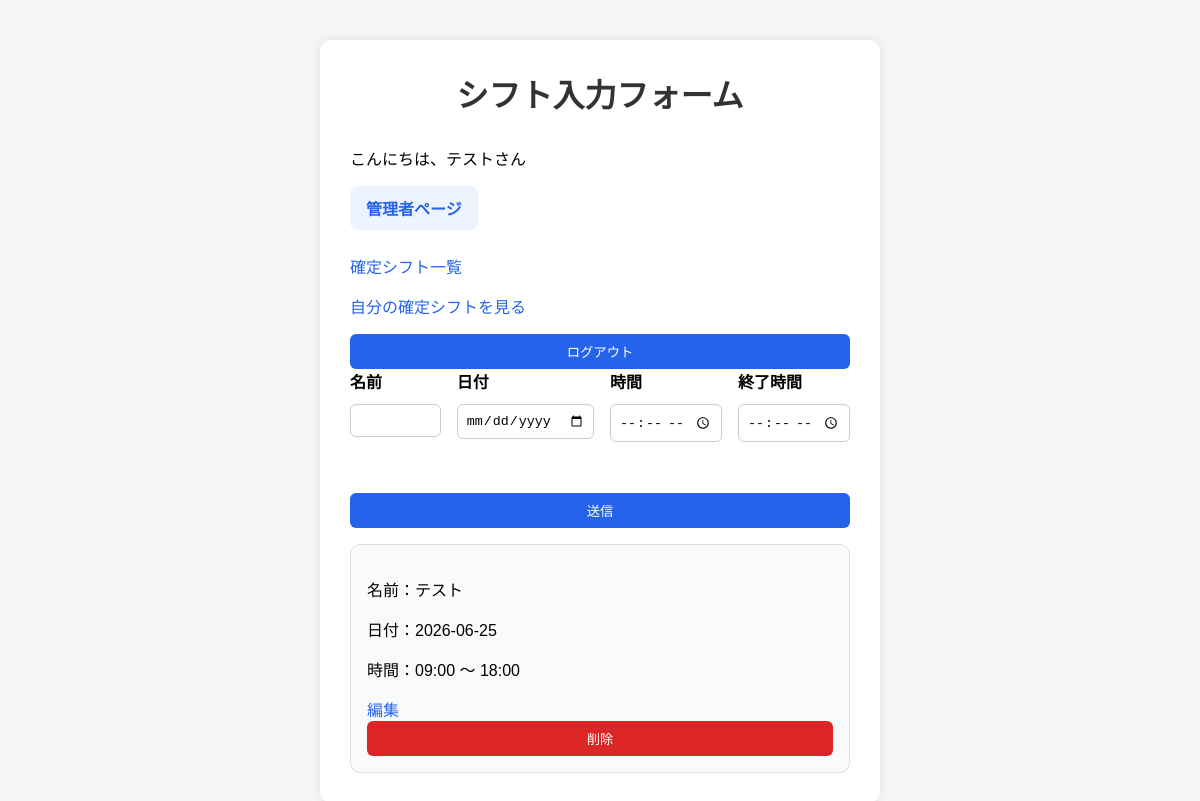
The page / (signed in) on the database its author committed.
### tables this page shows
CREATE TABLE users (
            id INTEGER PRIMARY KEY AUTOINCREMENT,
            username TEXT UNIQUE,
            password TEXT,
            role TEXT
        );

CREATE TABLE shifts (
            id INTEGER PRIMARY KEY AUTOINCREMENT,
            user_id INTEGER,
            name TEXT,
            date TEXT,
            time TEXT,
            end_time TEXT
        );

### app.py (the view, shortened to what this page needs)
@app.route("/", methods=["GET", "POST"])
def home():
    if "user_id" not in session:
        return redirect("/login")
    conn = get_db_connection()
    cursor = conn.cursor()
    cursor.execute(
        "SELECT username, role FROM users WHERE id = ?",
        (session["user_id"],),
    )
    user = cursor.fetchone()
    conn.close()
    today = datetime.today().date()
    two_weeks_later = today + timedelta(days=14)
    conn = get_db_connection()
    cursor = conn.cursor()
    cursor.execute(
        """
        SELECT id, name, date, time, end_time
        FROM shifts
        WHERE user_id = ?
          AND date >= ?
          AND date <= ?
        ORDER BY date
        """,
        (session["user_id"], str(today), str(two_weeks_later)),
    )
    shifts = [
        {
            "id": row[0],
            "name": row[1],
            "date": row[2],
            "time": row[3],
        "end_time": row[4]
        }
        for row in cursor.fetchall()
    ]
    conn.close()
    return render_template(
        "index.html",
        shifts=shifts,
        username=user[0],
        is_admin_user=(user[1] == "admin"),
    )

### app.py (called while the page is built)
def get_db_connection():
    return sqlite3.connect(DATABASE)

### templates/index.html (shortened to what this page needs)
<!DOCTYPE html>
<html lang="ja">
<head>
    <link rel="stylesheet" href="{{ url_for('static', filename='style.css') }}">
</head>
<body>
<div class="container">
    <h1>シフト入力フォーム</h1>
<p>こんにちは、{{ username }}さん</p>
{% if is_admin_user %}
    <p>
        <a href="/admin" class="menu-link">管理者ページ</a>
    </p>
    <p>
        <a href="/confirmed_shifts">確定シフト一覧</a>
    </p>
{% endif %}
<p>
    <a href="/my_confirmed_shifts">自分の確定シフトを見る</a>
</p>
<form action="/logout">
    <button type="submit">ログアウト</button>
</form>
<form method="POST" id="shift-form">
        <div class="form-row">
            <div class="form-group">
                <label>名前</label>
                <input type="text" name="name" id="name-input">
            </div>
            <div class="form-group">
                <label>日付</label>
                <input type="date" name="date" id="date-input">
            </div>
            <div class="form-group">
                <label>時間</label>
                <input type="time" name="time" id="time-input">
            </div>
            <div class="form-group">
                <label>終了時間</label>
                <input type="time" name="end_time" required>
            </div>
        </div>
        <button type="submit">送信</button>
    </form>
    {% for shift in shifts %}
    <div class="shift-card">
        <p>名前：{{ shift.name }}</p>
        <p>日付：{{ shift.date }}</p>
        <p>時間：{{ shift.time }} ～ {{ shift.end_time }}</p>
        <a href="/edit/{{ shift.id }}">
    編集
</a>
<form action="/delete/{{ shift.id }}" method="POST" class="delete-form">
    <button class="delete-button" type="submit">
        削除
    </button>
</form>
    </div>
    {% endfor %}
</div>
</body>
</html>

### static/style.css (style rules this page uses)
body { background-color: #f0f2f5; font-family: sans-serif; display: flex; justify-content: center; padding-top: 50px; }
.container { background-color: white; width: 500px; padding: 30px; border-radius: 10px; box-shadow: 0 0 10px rgba(0,0,0,0.1); }
button { background-color: #4CAF50; color: white; border: none; padding: 10px 15px; border-radius: 5px; cursor: pointer; }
input { width: 100%; padding: 10px; margin-top: 5px; margin-bottom: 15px; box-sizing: border-box; }
.shift-card { border: 1px solid #ddd; padding: 20px; margin-top: 20px; border-radius: 10px; background-color: #fafafa; }
.delete-button { background-color: #e53935; }
h1 { text-align: center; margin-bottom: 30px; }
label { font-weight: bold; }
.form-group { margin-bottom: 20px; }
button { width: 100%; }
.form-group { flex: 1; }
body { font-family: Arial, sans-serif; background-color: #f4f6f8; margin: 0; padding: 0; }
.container { max-width: 900px; margin: 40px auto; background-color: white; padding: 30px; border-radius: 12px; }
h1 { margin-top: 0; color: #333; }
a { color: #2563eb; text-decoration: none; }
.form-row { display: flex; gap: 16px; flex-wrap: wrap; margin-bottom: 16px; }
.form-group { display: flex; flex-direction: column; gap: 6px; }
input { padding: 8px; border: 1px solid #ccc; border-radius: 6px; }
button { padding: 8px 14px; border: none; border-radius: 6px; background-color: #2563eb; color: white; cursor: pointer; }
.shift-card { background-color: #f9fafb; border: 1px solid #ddd; border-radius: 10px; padding: 16px; margin-top: 16px; }
.delete-button { background-color: #dc2626; }
.menu-link { display: inline-block; padding: 10px 16px; background: #eef4ff; border-radius: 8px; margin-bottom: 8px; }
.menu-link { display: inline-block; padding: 10px 16px; background-color: #eef4ff; color: #2563eb; border-radius: 8px; margin-right: 8px; margin-bottom: 8px; font-weight: bold; }

### rows shown on the page
users: username "テスト"
shifts: name "テスト", date "2026-06-25", time "09:00", end_time "18:00"
